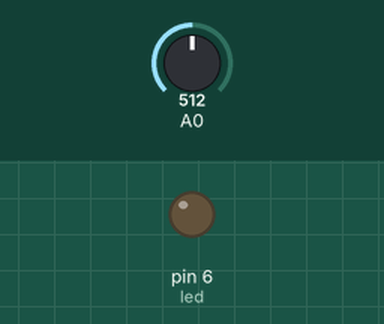
This sketch was run on a simulated Arduino Uno, built with avr-gcc and run on an emulated ATmega328P. On the bench: output pins drawn as LEDs (lit = HIGH). Inputs (shaded band) come from the test bench; at power-on: A0 = 512.

Above: at 1.2 s.
1.3 s: A0 set to 716
At 2.5 s:
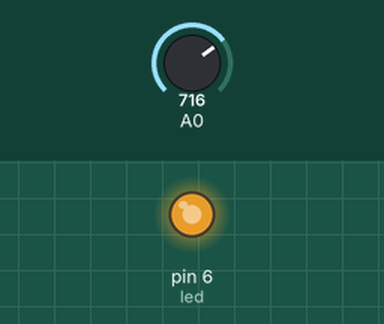
2.8 s: A0 set to 757
At 3.6 s:
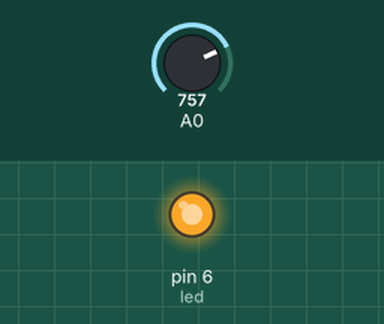
4.3 s: A0 set to 768
At 4.7 s:
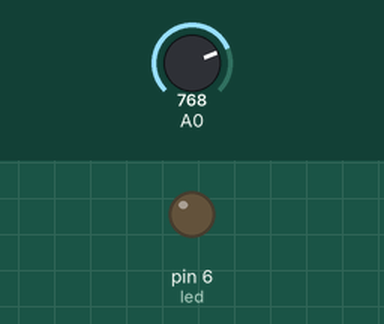
5.8 s: A0 set to 900
At 7.0 s:
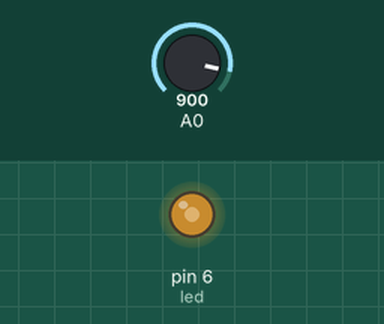
7.3 s: A0 set to 306
At 8.2 s:
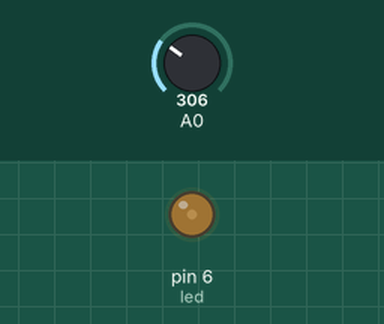
8.8 s: A0 set to 0
At 9.4 s:
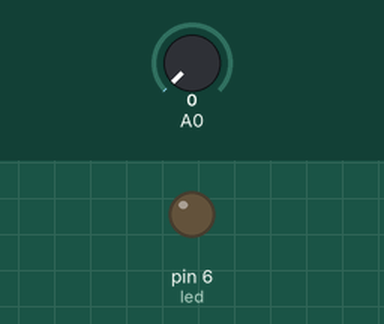
Timing chart, 0 to 11.3 s (numbered marks = the images above; inputs shaded):
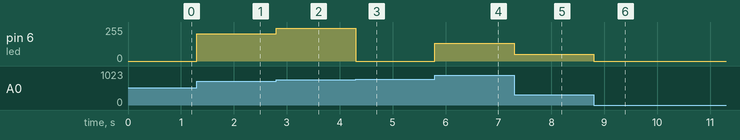

Measured:
- the behaviour switches between 767 and 768 on A0 (found by bisection; images 2 and 3)
- after the input at 1.3 s, pin 6 (led): 0/255 → 204/255 at once
- after the input at 2.8 s, pin 6 (led): 204/255 → 245/255 at once
- after the input at 4.3 s, pin 6 (led): 245/255 → 0/255 at once
- after the input at 5.8 s, pin 6 (led): 0/255 → 132/255 at once
- after the input at 7.3 s, pin 6 (led): 132/255 → 50/255 at once
- after the input at 8.8 s, pin 6 (led): 50/255 → 0/255 at once

The sketch:

2.ino
```cpp
int deger = 0;
int led = 6;
void setup() {
  // put your setup code here, to run once:
  pinMode(led, OUTPUT);
}

void loop() {
  // put your main code here, to run repeatedly:
  deger = analogRead(A0);
  analogWrite(led, deger);
}
```
